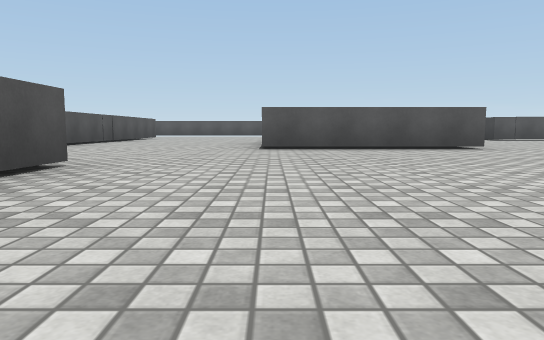
View 1 (above)

21 first-person views from a walk through a Unity game level. The camera is 0.51 m above the floor, tilts 6° down and sees 70° across. The floor is counted in squares, 2 m on a side. Each view is taken from the middle of a square. On the plan, view 1 faces up. The plan holds only what a view shows up to about 9 squares ahead; the rest is blank. The player is left out. Surface patterns are stand-ins for the level's own textures.

View 2
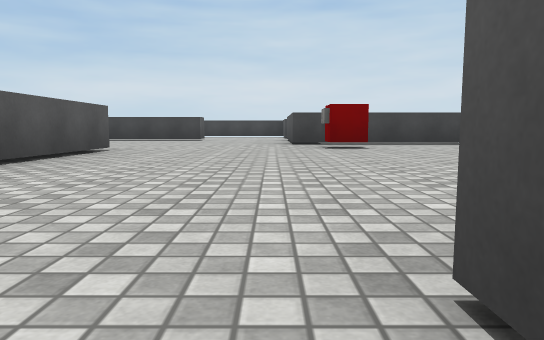

View 3
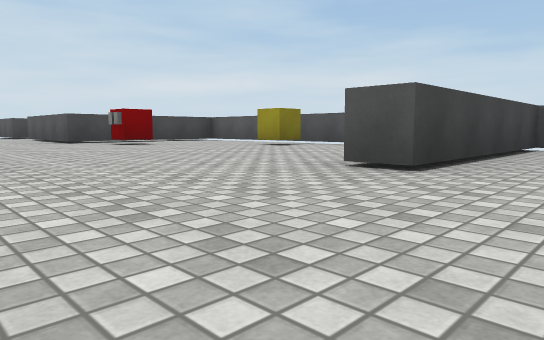

View 4
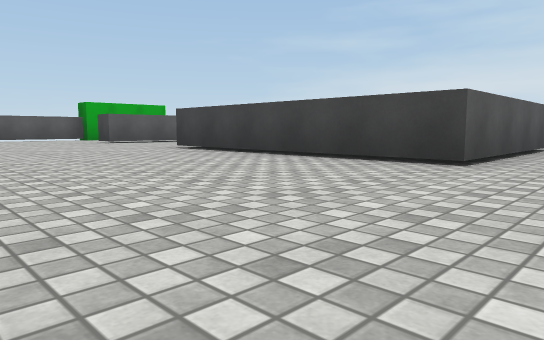

View 5
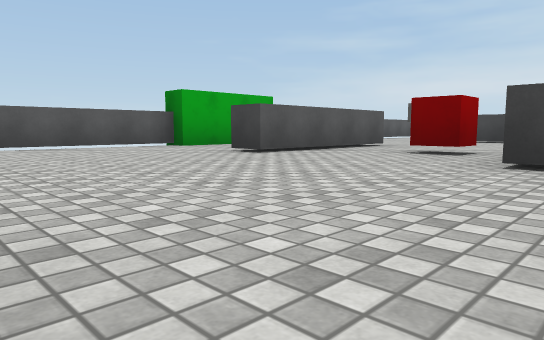

View 6
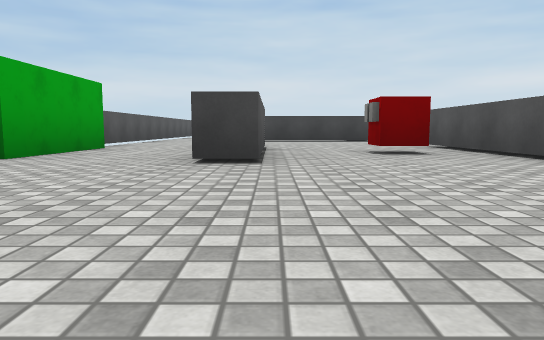

View 7
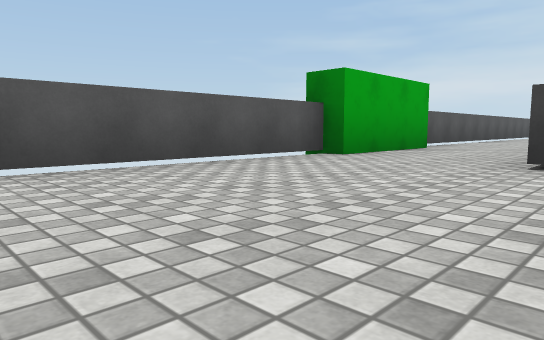

View 8
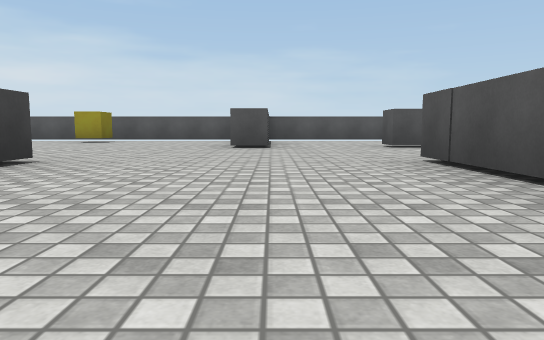

View 9
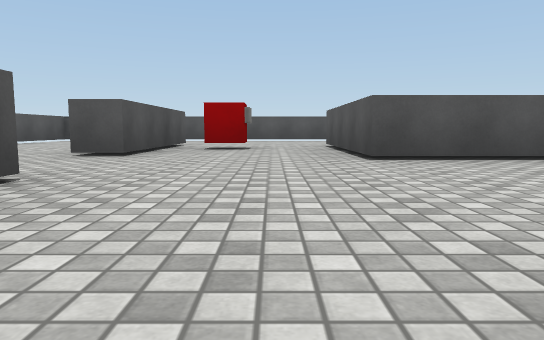

View 10
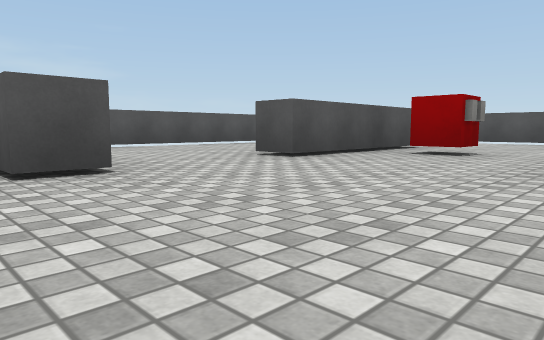

View 11
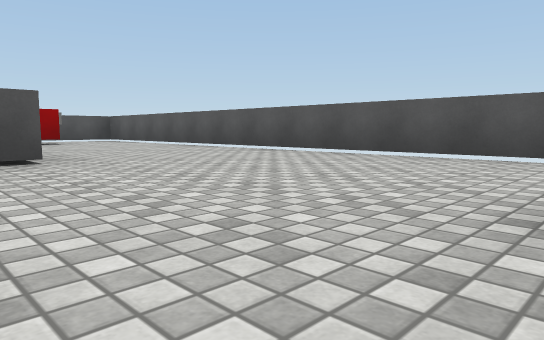

View 12
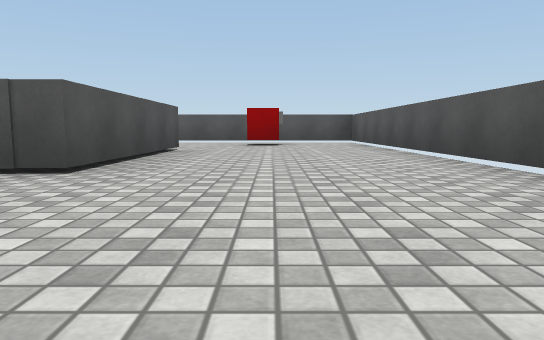

View 13
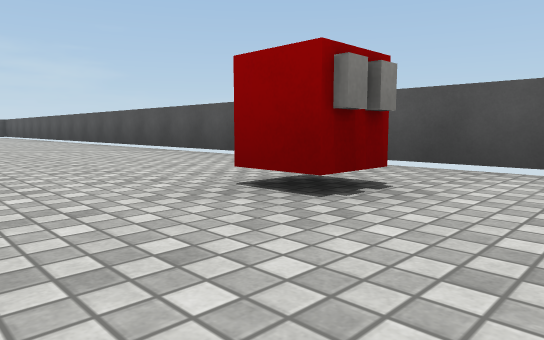

View 14
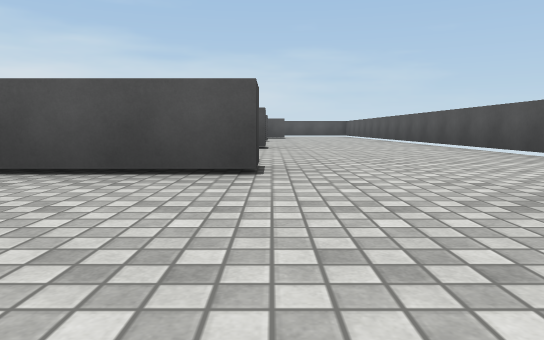

View 15
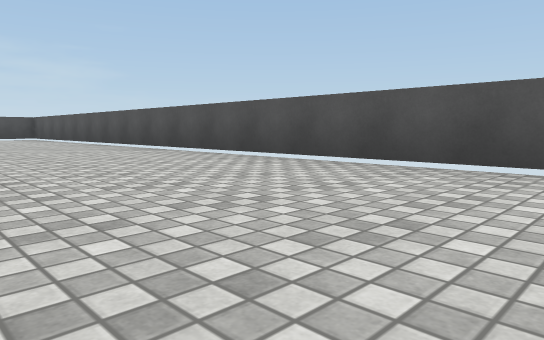

View 16
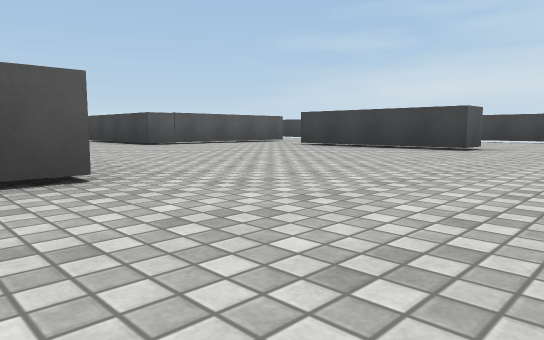

View 17
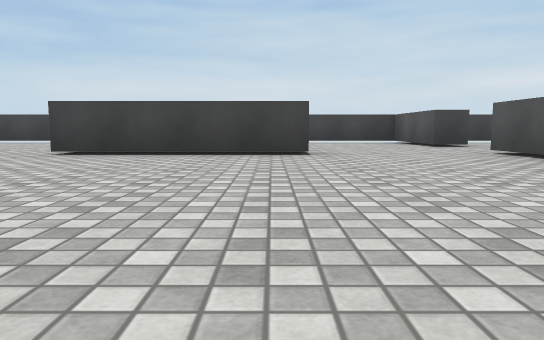

View 18
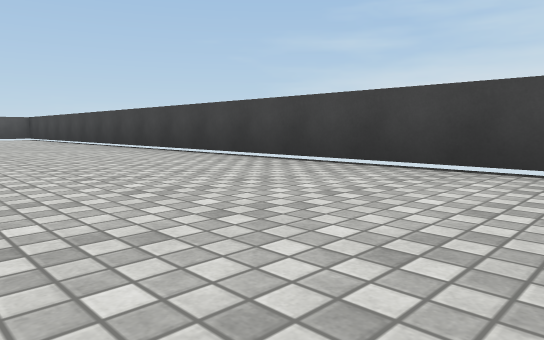

View 19
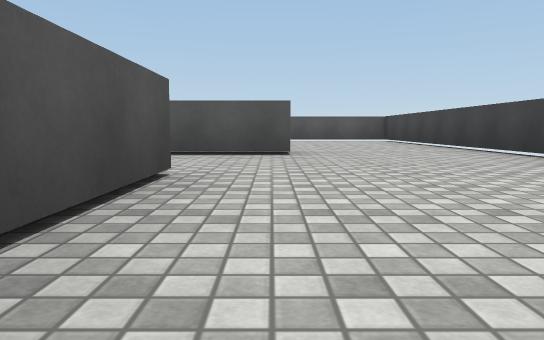

View 20
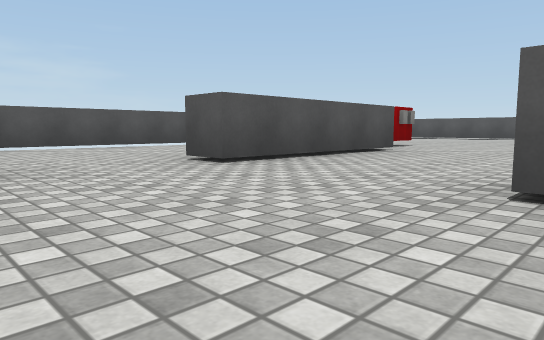

View 21
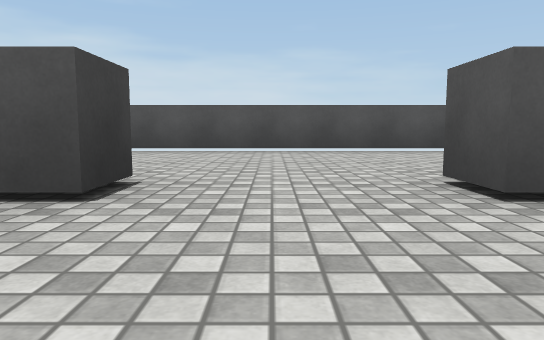

### Floor plan
Ten units are one square. View 1 is at (0, 0); x grows to the right and y downward. Boxes are objects, and circles mark ways between rooms. Rooms are numbered by the first view taken in them; rooms with no view inside come last. Other rooms are left out.
<svg viewBox="-91 -140 201 150">
<path fill="none" stroke="#000" d="M28 -50 -1 -50M45 4 45 -27M-11 5 43 5M3 -87 28 -87M26 -111 -1 -111 -1 -116M-32 -108 -32 -50M-1 -50 -1 -88M4 -135 -36 -135M24 -133 2 -133M51 -88 51 -115M46 -135 29 -135M-37 -27 -37 -20M-19 -15 -19 -27 -14 -27 -14 -20M-59 -104 -59 -108 -32 -108M-32 -50 -59 -50M-64 -27 -37 -27M-36 -135 -86 -135 -86 -15M69 -46 69 -72M66 -88 51 -88M45 -27 72 -27M74 -72 74 -46 69 -46M83 -88 66 -88M87 -27 105 -27 105 -86M105 -86 105 -135 46 -135M87 -21 87 -27M72 -27 72 -21M105 -8 105 -13M54 5 98 5M-86 -15 -86 5 -19 5 -19 -15"/>
<rect x="5" y="-5" width="10" height="10" fill="#bbb"><title>yellow cube</title></rect>
<rect x="25" y="-25" width="10" height="10" fill="#bbb"><title>other object</title></rect>
<rect x="5" y="-105" width="10" height="10" fill="#bbb"><title>other object</title></rect>
<rect x="-85" y="-125" width="10" height="10" fill="#bbb"><title>other object</title></rect>
<rect x="-55" y="-45" width="10" height="10" fill="#bbb"><title>other object</title></rect>
<circle cx="-10" cy="-30" r="3" fill="#2a7"/>
<circle cx="35" cy="-45" r="3" fill="#2a7"/>
<circle cx="-45" cy="-125" r="3" fill="#2a7"/>
<circle cx="-45" cy="-35" r="3" fill="#2a7"/>
<circle cx="35" cy="-85" r="3" fill="#2a7"/>
<circle cx="50" cy="-125" r="3" fill="#2a7"/>
<circle cx="-30" cy="-20" r="3" fill="#2a7"/>
<circle cx="-75" cy="-20" r="3" fill="#2a7"/>
<circle cx="70" cy="-40" r="3" fill="#2a7"/>
<circle cx="70" cy="-80" r="3" fill="#2a7"/>
<circle cx="95" cy="-90" r="3" fill="#2a7"/>
<circle cx="80" cy="-30" r="3" fill="#2a7"/>
<text x="20" y="-20">1</text>
<text x="0" y="-90">2</text>
<text x="-60" y="-80">3</text>
<text x="50" y="-60">4</text>
<text x="90" y="-60">5</text>
<text x="80" y="-110">6</text>
<text x="80" y="-10">7</text>
<text x="-60" y="-10">8</text>
</svg>
Room 1 opens to room 2. Room 1 opens to room 4. Room 2 opens to room 3. Room 2 opens to room 4. Room 2 opens to room 6. Room 2 opens to room 8. Room 3 opens to room 8. Room 4 opens to room 5. Room 5 opens to room 6. Room 5 opens to room 7.

Where each view was taken, in squares from view 1:
view 1: 0 up, 0 right, facing up
view 2: 3 up, 2 left, facing right
view 3: 5 up, 3 left, facing down-right
view 4: 4 up, 3 left, facing up-right
view 5: 8 up, 3 left, facing up-right
view 6: 11 up, 3 left, facing right
view 7: 11 up, 3 left, facing up-right
view 8: 8 up, 2 left, facing down
view 9: 4 up, 0 right, facing left
view 10: 5 up, 1 left, facing down-left
view 11: 10 up, 0 right, facing up-left
view 12: 12 up, 1 left, facing left
view 13: 13 up, 6 left, facing down-left
view 14: 13 up, 6 left, facing down
view 15: 10 up, 6 left, facing down-left
view 16: 3 up, 2 right, facing up-right
view 17: 5 up, 3 right, facing right
view 18: 3 up, 8 right, facing up-right
view 19: 5 up, 8 right, facing up
view 20: 5 up, 9 right, facing down-left
view 21: 4 up, 8 right, facing down
